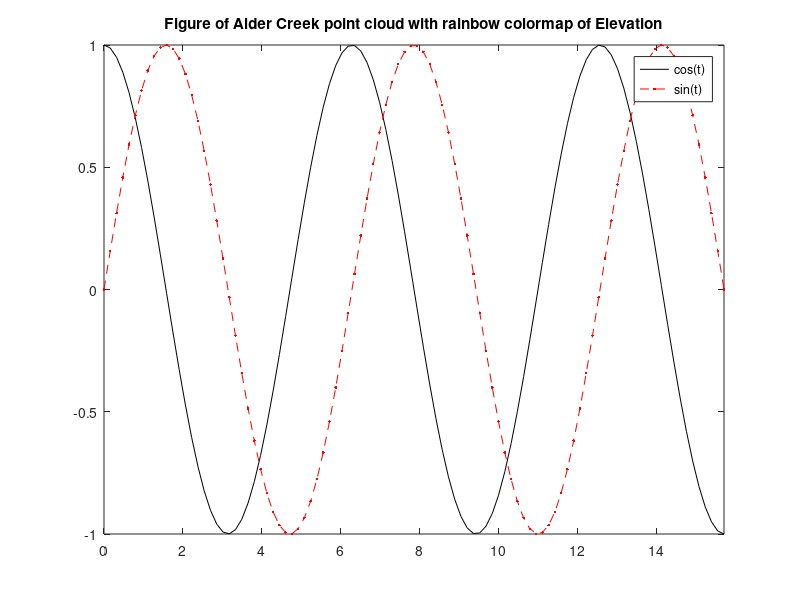

This chart was generated by the following MATLAB code:
% Ralphilou Tatoy
% 1607532
% Assignment #1
% September 6. 2019

% Exercise 1:
y = 2^5 / (2^5 - 1)
y = (1- (1 / 2^5))^(-1)
eq = ((3*((sqrt(5)-1) /(sqrt(5)+1)^2))-1)
A = pi*(pi^(1/3) -1)^2

% Exercise 2:
% (h,r) = (5,11)
V = (pi*5^2)*11 
% (h,r) = (17,7)
V = (pi*7^2)* 17
% (h,r) = (3,9)
V = (pi*9^2)*3 

% Exercise 3:

t = linspace(0,5*pi);

y1 = cos(t);
y2 = sin(t);
%p = plot(t,y1,t, y2);
%p(1).Marker = '>';
%p(2).Marker = '*';
plot(t,y1,'k'); 
hold on;
plot(t,y2,'r--.');
axis([0 5*pi -1.0 1.0])
legend('cos(t)','sin(t)','Location','NorthEast')
title('Figure of Alder Creek point cloud with rainbow colormap of Elevation')
clear